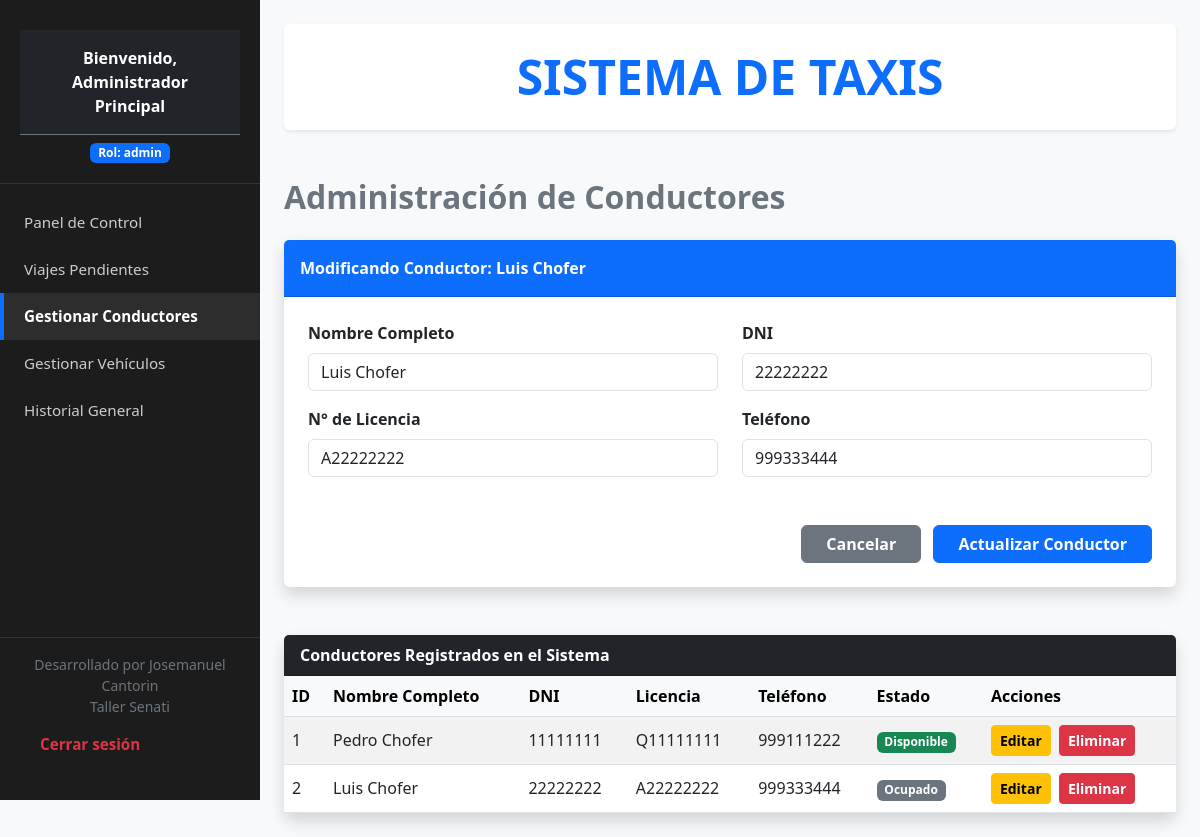
The page /menu.php?edit_conductor=2 (signed in) on the database its author committed.
### tables this page shows
CREATE TABLE `conductores` (
  `id_conductor` int(11) NOT NULL,
  `id_usuario` int(11) NOT NULL,
  `dni` varchar(8) NOT NULL,
  `licencia` varchar(20) NOT NULL,
  `telefono` varchar(15) NOT NULL,
  `estado_conductor` enum('disponible','ocupado','inactivo') DEFAULT 'disponible'
);

CREATE TABLE `usuarios` (
  `id_usuario` int(11) NOT NULL,
  `nombre` varchar(50) NOT NULL,
  `contrasena` varchar(255) NOT NULL,
  `nombre_completo` varchar(100) NOT NULL,
  `correo` varchar(100) NOT NULL,
  `rol` enum('admin','pasajero','conductor') NOT NULL,
  `fecha_registro` datetime DEFAULT current_timestamp()
);

### menu.php (the view, shortened to what this page needs)
<?php
require 'conexion.php';
$sql_conductores = "SELECT c.id_conductor, u.nombre_completo, c.dni, c.licencia, c.telefono, c.estado_conductor
                    FROM conductores c INNER JOIN usuarios u ON c.id_usuario = u.id_usuario";
$lista_conductores = $pdo->query($sql_conductores)->fetchAll(PDO::FETCH_ASSOC);
$c_edit = ['id_conductor'=>'', 'nombre_completo'=>'', 'dni'=>'', 'licencia'=>'', 'telefono'=>''];
if(isset($_GET['edit_conductor'])){
    $stmt = $pdo->prepare("SELECT c.id_conductor, u.nombre_completo, c.dni, c.licencia, c.telefono FROM conductores c INNER JOIN usuarios u ON c.id_usuario = u.id_usuario WHERE c.id_conductor = ?");
    $stmt->execute([$_GET['edit_conductor']]);
    if($row = $stmt->fetch(PDO::FETCH_ASSOC)) $c_edit = $row;
}
?>
<!DOCTYPE html>
<html lang="es">
<head>
  <link href="https://cdn.jsdelivr.net/npm/bootstrap@5.3.0/dist/css/bootstrap.min.css" rel="stylesheet" />
  <link rel="stylesheet" href="style.css">
</head>
<body>
  <div class="sidebar d-flex flex-column justify-content-between">
    <div>
      <div class="user-profile text-center">
        <div class="fw-bold text-white p-3 bg-dark border-bottom border-secondary">
            Bienvenido,<br> <?= htmlspecialchars($_SESSION['nombre_completo']); ?>
        </div>
        <span class="badge bg-primary mt-2">Rol: <?= htmlspecialchars($_SESSION['rol']); ?></span>
      </div>
      <div class="nav flex-column nav-pills" id="v-pills-tab" role="tablist" aria-orientation="vertical">
        <button class="nav-link active" id="tab-dashboard" data-bs-toggle="tab" data-bs-target="#sec-dashboard" type="button">Panel de Control</button>
        <button class="nav-link" id="tab-pendientes" data-bs-toggle="tab" data-bs-target="#sec-pendientes" type="button">Viajes Pendientes</button>
        <button class="nav-link" id="tab-conductores" data-bs-toggle="tab" data-bs-target="#sec-conductores" type="button">Gestionar Conductores</button>
        <button class="nav-link" id="tab-vehiculos" data-bs-toggle="tab" data-bs-target="#sec-vehiculos" type="button">Gestionar Vehículos</button>
        <button class="nav-link" id="tab-historial" data-bs-toggle="tab" data-bs-target="#sec-historial" type="button">Historial General</button>
      </div>
    </div>
    <div class="logout-section p-3 text-center">
        <small class="text-secondary mb-2 d-block">Desarrollado por Josemanuel Cantorin<br>Taller Senati</small>
        <a href="logout.php" class="nav-link text-danger fw-bold py-2">Cerrar sesión</a>
    </div>
  </div>
  <div class="content-area p-4">
    <header class="text-center py-4 bg-white shadow-sm mb-5 rounded">
      <div class="container">
        <h1 class="display-5 fw-bold text-primary m-0">SISTEMA DE TAXIS</h1>
      </div>
    </header>
    <div class="tab-content" id="v-pills-tabContent">
      <div class="tab-pane fade <?= isset($_GET['edit_conductor']) ? 'show active' : '' ?>" id="sec-conductores" role="tabpanel">
        <h2 class="mb-4 fw-bold text-secondary">Administración de Conductores</h2>
        <form action="procesar_conductor.php" method="POST" class="mb-5">
          <div class="card shadow border-0 rounded bg-white">
            <div class="card-header bg-primary text-white fw-bold py-3">
              <?= empty($c_edit['id_conductor']) ? 'Registrar Nuevo Conductor' : 'Modificando Conductor: ' . htmlspecialchars($c_edit['nombre_completo']) ?>
            </div>
            <div class="card-body p-4 row">
              <div class="col-md-6 mb-3">
                <label class="form-label fw-bold">Nombre Completo</label>
                <input type="text" name="nombre" class="form-control" required placeholder="Ej: Carlos Mendoza" value="<?= htmlspecialchars($c_edit['nombre_completo']) ?>">
              </div>
              <div class="col-md-6 mb-3">
                <label class="form-label fw-bold">DNI</label>
                <input type="text" name="dni" class="form-control" required placeholder="8 dígitos" value="<?= htmlspecialchars($c_edit['dni']) ?>">
              </div>
              <div class="col-md-6 mb-3">
                <label class="form-label fw-bold">N° de Licencia</label>
                <input type="text" name="licencia" class="form-control" required placeholder="Ej: Q12345678" value="<?= htmlspecialchars($c_edit['licencia']) ?>">
              </div>
              <div class="col-md-6 mb-3">
                <label class="form-label fw-bold">Teléfono</label>
                <input type="text" name="telefono" class="form-control" required placeholder="Ej: 987654321" value="<?= htmlspecialchars($c_edit['telefono']) ?>">
              </div>
            </div>
            <div class="card-footer bg-transparent border-0 text-end pe-4 pb-4">
              <?php if($c_edit['id_conductor']): ?>
                <a href="menu.php" class="btn btn-secondary fw-bold px-4 me-2">Cancelar</a>
              <?php endif; ?>
              <button type="submit" class="btn btn-primary fw-bold px-4"><?= empty($c_edit['id_conductor']) ? 'Guardar Conductor' : 'Actualizar Conductor' ?></button>
            </div>
          </div>
        </form>
        <div class="card shadow border-0 rounded bg-white">
          <div class="card-header bg-dark text-white fw-bold">Conductores Registrados en el Sistema</div>
          <div class="card-body p-0">
            <div class="table-responsive">
              <table class="table table-striped table-hover align-middle mb-0">
                <thead class="table-light">
                  <tr>
                    <th>ID</th>
                    <th>Nombre Completo</th>
                    <th>DNI</th>
                    <th>Licencia</th>
                    <th>Teléfono</th>
                    <th>Estado</th>
                    <th>Acciones</th>
                  </tr>
                </thead>
                <tbody>
                  <?php foreach ($lista_conductores as $cond): ?>
                  <tr>
                    <td><?= $cond['id_conductor'] ?></td>
                    <td><?= htmlspecialchars($cond['nombre_completo']) ?></td>
                    <td><?= htmlspecialchars($cond['dni']) ?></td>
                    <td><?= htmlspecialchars($cond['licencia']) ?></td>
                    <td><?= htmlspecialchars($cond['telefono']) ?></td>
                    <td>
                        <?php if($cond['estado_conductor'] == 'disponible'): ?>
                            <span class="badge bg-success">Disponible</span>
                        <?php else: ?>
                            <span class="badge bg-secondary"><?= ucfirst($cond['estado_conductor']) ?></span>
                        <?php endif; ?>
                    </td>
                    <td>
                      <a href="menu.php?edit_conductor=<?= $cond['id_conductor'] ?>" class="btn btn-sm btn-warning fw-bold me-1">Editar</a>
                      <a href="eliminar_conductor.php?id=<?= $cond['id_conductor'] ?>" class="btn btn-sm btn-danger fw-bold" onclick="return confirm('¿Seguro que deseas eliminar a este conductor?');">Eliminar</a>
                    </td>
                  </tr>
                  <?php endforeach; ?>
                </tbody>
              </table>
            </div>
          </div>
        </div>
      </div>
    </div>
  </div>
</body>
</html>

### style.css (style rules this page uses)
body { min-height: 100vh; overflow-x: hidden; background-color: #f8f9fa; }
.sidebar { width: 260px; height: 100vh; position: fixed; top: 0; left: 0; background-color: #1c1c1c; color: #ffffff; padding-top: 20px; z-index: 1000; }
.content-area { margin-left: 260px; padding: 30px; min-height: 100vh; }
.sidebar .nav-link { color: #cccccc; padding: 12px 20px; font-size: 0.95rem; border-left: 4px solid transparent; border-radius: 0; text-align: left; }
.sidebar .nav-link.active { background-color: #2d2d2d; color: #ffffff !important; border-left: 4px solid #0d6efd; font-weight: bold; }
.user-profile { padding: 10px 20px 20px 20px; border-bottom: 1px solid #333333; margin-bottom: 15px; }
.logout-section { position: absolute; bottom: 20px; width: 100%; border-top: 1px solid #333333; padding-top: 15px; }

### rows shown on the page
conductores: id_usuario.nombre_completo "Luis Chofer", nombre "Luis Chofer", dni "22222222", licencia "A22222222", telefono "999333444", id_conductor "2", estado_conductor "Ocupado"
conductores: id_conductor "1", id_usuario.nombre_completo "Pedro Chofer", dni "11111111", licencia "Q11111111", telefono "999111222", estado_conductor "Disponible"

### other values the page prints
$_SESSION['nombre_completo'] "Administrador Principal"
$_SESSION['rol'] "admin"
